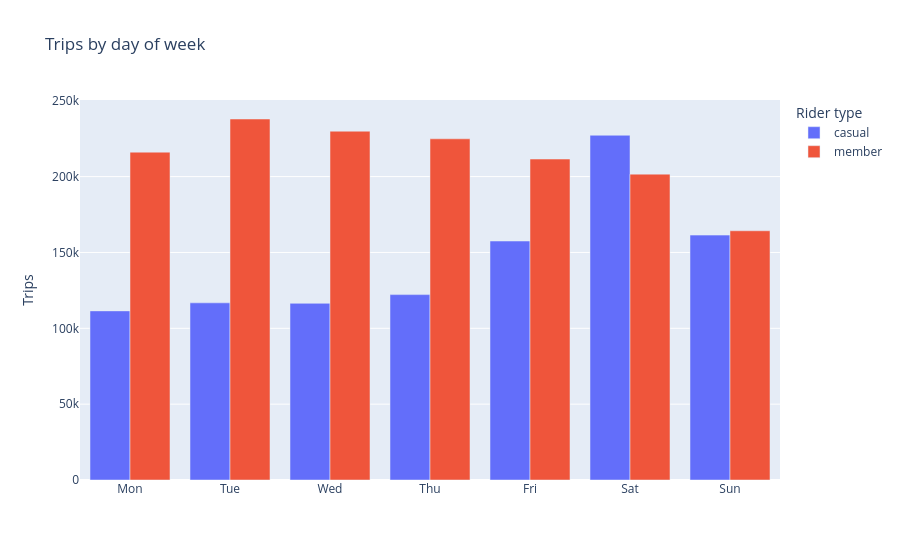

The cell this chart's notebook holds for it:
### Markdown cell above
## Q3 · Commuters vs leisure
Members dominate Mon–Fri; on Saturday casual riders overtake members — the weekend leisure crowd.

### Code cell
q3 = con.execute("""
SELECT EXTRACT(ISODOW FROM started_at)::INT AS dow, member_casual, COUNT(*) AS trips
FROM trips WHERE ended_at>started_at GROUP BY 1,2 ORDER BY 1,2""").fetchdf()

### Figure 1 — Plotly figure (JSON) as saved in the notebook; plotly's stock layout.template omitted (floating-point values rounded to 4 significant figures)
{"data": [{"alignmentgroup": "True", "hovertemplate": "Rider type=casual<br>=%{x}<br>Trips=%{y}<extra></extra>", "legendgroup": "casual", "marker": {"color": "#636efa", "pattern": {"shape": ""}}, "name": "casual", "offsetgroup": "casual", "orientation": "v", "showlegend": true, "textposition": "auto", "type": "bar", "x": ["Mon", "Tue", "Wed", "Thu", "Fri", "Sat", "Sun"], "xaxis": "x", "y": [111484, 116799, 116472, 122212, 157539, 227276, 161436], "yaxis": "y"}, {"alignmentgroup": "True", "hovertemplate": "Rider type=member<br>=%{x}<br>Trips=%{y}<extra></extra>", "legendgroup": "member", "marker": {"color": "#EF553B", "pattern": {"shape": ""}}, "name": "member", "offsetgroup": "member", "orientation": "v", "showlegend": true, "textposition": "auto", "type": "bar", "x": ["Mon", "Tue", "Wed", "Thu", "Fri", "Sat", "Sun"], "xaxis": "x", "y": [216124, 237985, 229944, 224920, 211591, 201636, 164296], "yaxis": "y"}], "layout": {"barmode": "group", "legend": {"title": {"text": "Rider type"}, "tracegroupgap": 0}, "title": {"text": "Trips by day of week"}, "xaxis": {"anchor": "y", "categoryarray": ["Mon", "Tue", "Wed", "Thu", "Fri", "Sat", "Sun"], "categoryorder": "array", "domain": [0.0, 1.0], "title": {"text": ""}}, "yaxis": {"anchor": "x", "domain": [0.0, 1.0], "title": {"text": "Trips"}}}}
